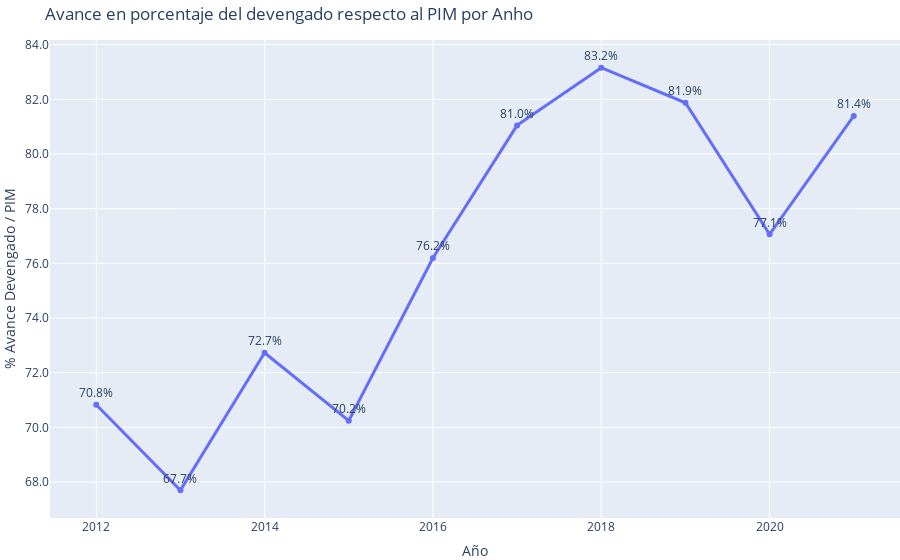

Source (notebook cell):
### Code cell
df_merged = df_merged[df_merged['ANIO_ID'] != -1]

df_avance = df_merged.groupby('ANIO_ID').agg({
    'PIM': 'sum',
    'Devengado': 'sum'
}).reset_index()

df_avance['%_Avance'] = df_avance['Devengado'] / df_avance['PIM'] * 100
fig = px.line(
    df_avance,
    x='ANIO_ID',
    y='%_Avance',
    markers=True,
    text=df_avance['%_Avance'].round(1).astype(str) + '%',
    hover_data={
        'ANIO_ID': True,
        '%_Avance': ':.2f',
        'PIM': ':.0f',
        'Devengado': ':.0f'
    },
    labels={
        'ANIO_ID': 'Año',
        '%_Avance': '% Avance Devengado / PIM'
    },
    title='Avance en porcentaje del devengado respecto al PIM por Anho'
)

fig.update_traces(textposition='top center', line=dict(width=3))
fig.update_layout(
    yaxis_tickformat='.1f',
    margin={"r": 0, "t": 40, "l": 0, "b": 0},
    hovermode='x unified'
)

fig.show()

### Figure 1 — Plotly figure (JSON) as saved in the notebook; plotly's stock layout.template omitted (floating-point values rounded to 4 significant figures)
{"data": [{"customdata": [[3695000000.0, 2617000000.0], [4316000000.0, 2922000000.0], [4417000000.0, 3212000000.0], [3801000000.0, 2670000000.0], [4400000000.0, 3353000000.0], [4672000000.0, 3786000000.0], [4839000000.0, 4024000000.0], [5335000000.0, 4368000000.0], [4899000000.0, 3775000000.0], [5172000000.0, 4209000000.0]], "hovertemplate": "Año=%{x}<br>% Avance Devengado / PIM=%{y:.2f}<br>text=%{text}<br>PIM=%{customdata[0]:.0f}<br>Devengado=%{customdata[1]:.0f}<extra></extra>", "legendgroup": "", "line": {"color": "#636efa", "dash": "solid", "width": 3}, "marker": {"symbol": "circle"}, "mode": "lines+markers+text", "name": "", "orientation": "v", "showlegend": false, "text": ["70.8%", "67.7%", "72.7%", "70.2%", "76.2%", "81.0%", "83.2%", "81.9%", "77.1%", "81.4%"], "textposition": "top center", "type": "scatter", "x": [2012, 2013, 2014, 2015, 2016, 2017, 2018, 2019, 2020, 2021], "xaxis": "x", "y": [70.83, 67.7, 72.73, 70.24, 76.19, 81.05, 83.16, 81.87, 77.06, 81.39], "yaxis": "y"}], "layout": {"hovermode": "x unified", "legend": {"tracegroupgap": 0}, "margin": {"b": 0, "l": 0, "r": 0, "t": 40}, "title": {"text": "Avance en porcentaje del devengado respecto al PIM por Anho"}, "xaxis": {"anchor": "y", "domain": [0, 1], "title": {"text": "Año"}}, "yaxis": {"anchor": "x", "domain": [0, 1], "tickformat": ".1f", "title": {"text": "% Avance Devengado / PIM"}}}}
